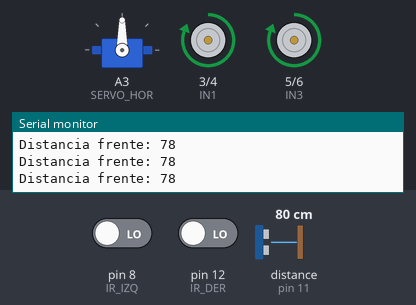
Bench run of a sketch on a simulated Arduino Uno, built with avr-gcc and run on an emulated ATmega328P. On the bench: servo, motor-driver pin pairs drawn as motors (green arrow = first pin HIGH = forward, orange = second pin HIGH = backward, longer = more drive, scaled by the enable pin), the last lines printed to the serial monitor. Wiring (inferred from the names in the program): ultrasonic range finder: trigger pin 10; echo pin 11. Inputs (shaded band) come from the test bench; at power-on: distance to the obstacle (sensor on pin 11) 80 cm, pin 8 (IR_IZQ) LOW, pin 12 (IR_DER) LOW. The echo pulse lasts 58.3 µs per cm.

Above: at 1.2 s.
1.3 s: distance to the obstacle (sensor on pin 11) set to 40 cm
2.8 s: distance to the obstacle (sensor on pin 11) set to 33 cm
At 4.2 s:
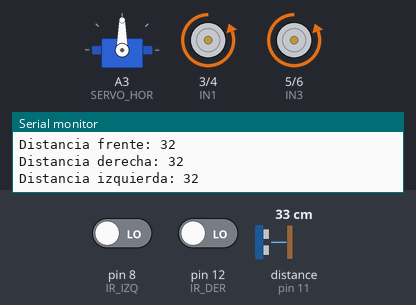
5.8 s: pin 8 (IR_IZQ) driven HIGH
At 6.68 s:
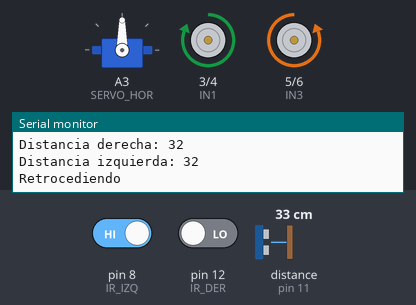
8.8 s: pin 8 (IR_IZQ) driven LOW
At 10.32 s:
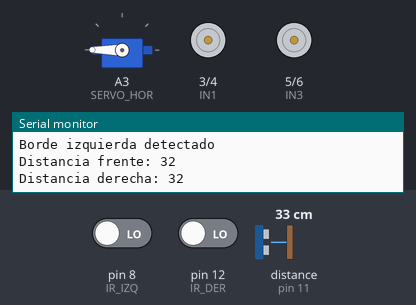
11.8 s: pin 12 (IR_DER) driven HIGH
At 14.36 s:
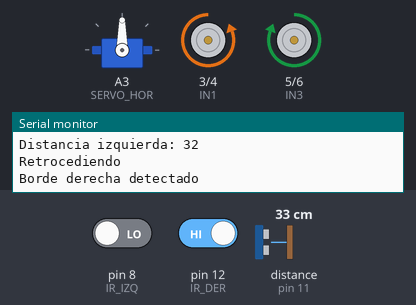
14.8 s: pin 12 (IR_DER) driven LOW
At 15.84 s:
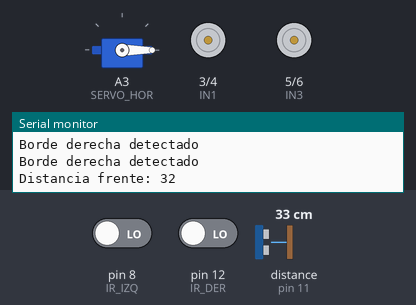
Timing chart, 0 to 18.8 s (numbered marks = the images above; inputs shaded):
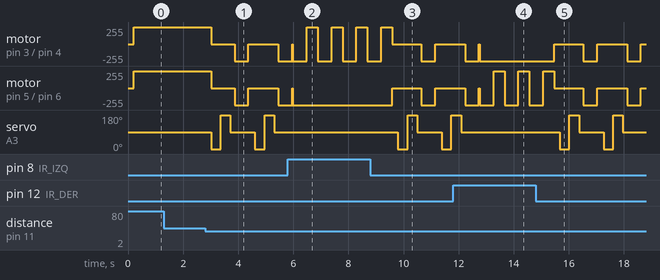

Measured:
- the behaviour switches between 36 and 35 cm on distance to the obstacle (sensor on pin 11) (found by bisection; images 0 and 1)
- after the input at 2.8 s, motor on pin 3 (IN1) / pin 4 (IN2), motor on pin 5 (IN3) / pin 6 (IN4): forward 255/255 → stopped after 0.21 s, → backward 255/255 0.86 s later, → stopped 0.50 s later, → backward 255/255 1.1 s later
- after the input at 5.8 s, motor on pin 3 (IN1) / pin 4 (IN2): alternates forward 255/255 for 0.40 s and backward 255/255 for 0.50 s, starting after 0.19 s; servo on A3 (SERVO_HOR): stops changing and stays 90°
- after the input at 8.8 s, motor on pin 5 (IN3) / pin 6 (IN4): backward 255/255 → stopped after 0.79 s, → backward 255/255 1.1 s later, → stopped 0.50 s later; servo on A3 (SERVO_HOR): 90° → 0° after 0.99 s, → 180° 0.35 s later, → 90° 0.35 s later, → 0° 0.88 s later, … (5 changes in this stretch)
- after the input at 11.8 s, servo on A3 (SERVO_HOR): goes on until 12.1 s, then stays 90°
- after the input at 14.8 s, motor on pin 3 (IN1) / pin 4 (IN2): alternates backward 255/255 for 0.50 s and stopped for 1.1 s, starting after 0.67 s; servo on A3 (SERVO_HOR): 90° → 0° after 0.87 s, → 180° 0.35 s later, → 90° 0.35 s later, → 0° 0.88 s later, … (6 changes in this stretch)

The sketch:

explorer-robot.ino
```cpp
#include <Servo.h>
#include "Configuracion.h"

Servo servoHor;

void setup() {
  // Motor
  pinMode(ENA, OUTPUT); pinMode(IN1, OUTPUT); pinMode(IN2, OUTPUT);
  pinMode(IN3, OUTPUT); pinMode(IN4, OUTPUT); pinMode(ENB, OUTPUT);
  // Ultrasonico
  pinMode(TRIG_PIN, OUTPUT); pinMode(ECHO_PIN, INPUT);
  // Sensores IR
  pinMode(IR_IZQ, INPUT); pinMode(IR_DER, INPUT);

  servoHor.attach(SERVO_HOR);
  servoHor.write(90); // Centro
  Serial.begin(9600);
}

void loop() {
  // Verifica bordes con IR
  if (digitalRead(IR_IZQ) == HIGH) {
    detener();
    atras(); delay(TIEMPO_ATRAS);
    derecha(); delay(TIEMPO_GIRO);
    detener();
    Serial.println("Borde izquierda detectado");
    return;
  }

  if (digitalRead(IR_DER) == HIGH) {
    detener();
    atras(); delay(TIEMPO_ATRAS);
    izquierda(); delay(TIEMPO_GIRO);
    detener();
    Serial.println("Borde derecha detectado");
    return;
  }

  // Mide distancia al frente
  servoHor.write(90);
  delay(200);
  long distFrente = leerDistancia();
  Serial.print("Distancia frente: "); Serial.println(distFrente);

  if (distFrente < DISTANCIA_PELIGRO && distFrente > 0) {
    detener();

    // Mira derecha
    servoHor.write(0); delay(350);
    long distDerecha = leerDistancia();
    Serial.print("Distancia derecha: "); Serial.println(distDerecha);

    // Mira izquierda
    servoHor.write(180); delay(350);
    long distIzquierda = leerDistancia();
    Serial.print("Distancia izquierda: "); Serial.println(distIzquierda);

    // Vuelve al centro
    servoHor.write(90); delay(150);

    // Decide giro
    if (distDerecha > distIzquierda && distDerecha > 20) {
      derecha(); delay(TIEMPO_GIRO);
      Serial.println("Girando a la derecha");
    } else if (distIzquierda > distDerecha && distIzquierda > 20) {
      izquierda(); delay(TIEMPO_GIRO);
      Serial.println("Girando a la izquierda");
    } else {
      atras(); delay(TIEMPO_ATRAS);
      Serial.println("Retrocediendo");
    }
    detener();
  } else {
    adelante();
  }

  delay(30);
}
```

Motores.ino
```cpp
void adelante() {
  digitalWrite(IN1, HIGH); digitalWrite(IN2, LOW);
  digitalWrite(IN3, HIGH); digitalWrite(IN4, LOW);
  analogWrite(ENA, VELOCIDAD_MOTOR); analogWrite(ENB, VELOCIDAD_MOTOR);
}

void atras() {
  digitalWrite(IN1, LOW); digitalWrite(IN2, HIGH);
  digitalWrite(IN3, LOW); digitalWrite(IN4, HIGH);
  analogWrite(ENA, VELOCIDAD_MOTOR); analogWrite(ENB, VELOCIDAD_MOTOR);
}

void derecha() {
  digitalWrite(IN1, HIGH); digitalWrite(IN2, LOW);
  digitalWrite(IN3, LOW); digitalWrite(IN4, HIGH);
  analogWrite(ENA, VELOCIDAD_MOTOR); analogWrite(ENB, VELOCIDAD_MOTOR);
}

void izquierda() {
  digitalWrite(IN1, LOW); digitalWrite(IN2, HIGH);
  digitalWrite(IN3, HIGH); digitalWrite(IN4, LOW);
  analogWrite(ENA, VELOCIDAD_MOTOR); analogWrite(ENB, VELOCIDAD_MOTOR);
}

void detener() {
  digitalWrite(IN1, LOW); digitalWrite(IN2, LOW);
  digitalWrite(IN3, LOW); digitalWrite(IN4, LOW);
  analogWrite(ENA, 0); analogWrite(ENB, 0);
}
```

sensores.ino
```cpp
long leerDistancia() {
  digitalWrite(TRIG_PIN, LOW); delayMicroseconds(2);
  digitalWrite(TRIG_PIN, HIGH); delayMicroseconds(10);
  digitalWrite(TRIG_PIN, LOW);
  long duracion = pulseIn(ECHO_PIN, HIGH, 25000);
  long distancia = duracion * 0.034 / 2;
  return distancia;
}
```

Configuracion.h
```cpp
// ==== Pines L298N ====
#define ENA 2
#define IN1 3
#define IN2 4
#define IN3 5
#define IN4 6
#define ENB 7

// ==== Servo ====
#define SERVO_HOR A3

// ==== Ultrasonico ====
#define TRIG_PIN 10
#define ECHO_PIN 11

// ==== Sensores IR ====
#define IR_IZQ 8
#define IR_DER 12

// ==== Parámetros ajustables ====
const int VELOCIDAD_MOTOR = 150;      // Velocidad general
const int DISTANCIA_PELIGRO = 35;     // Distancia mínima para evitar obstáculo
const int TIEMPO_GIRO = 400;          // Tiempo de giro
const int TIEMPO_ATRAS = 500;         // Tiempo de retroceso
```
